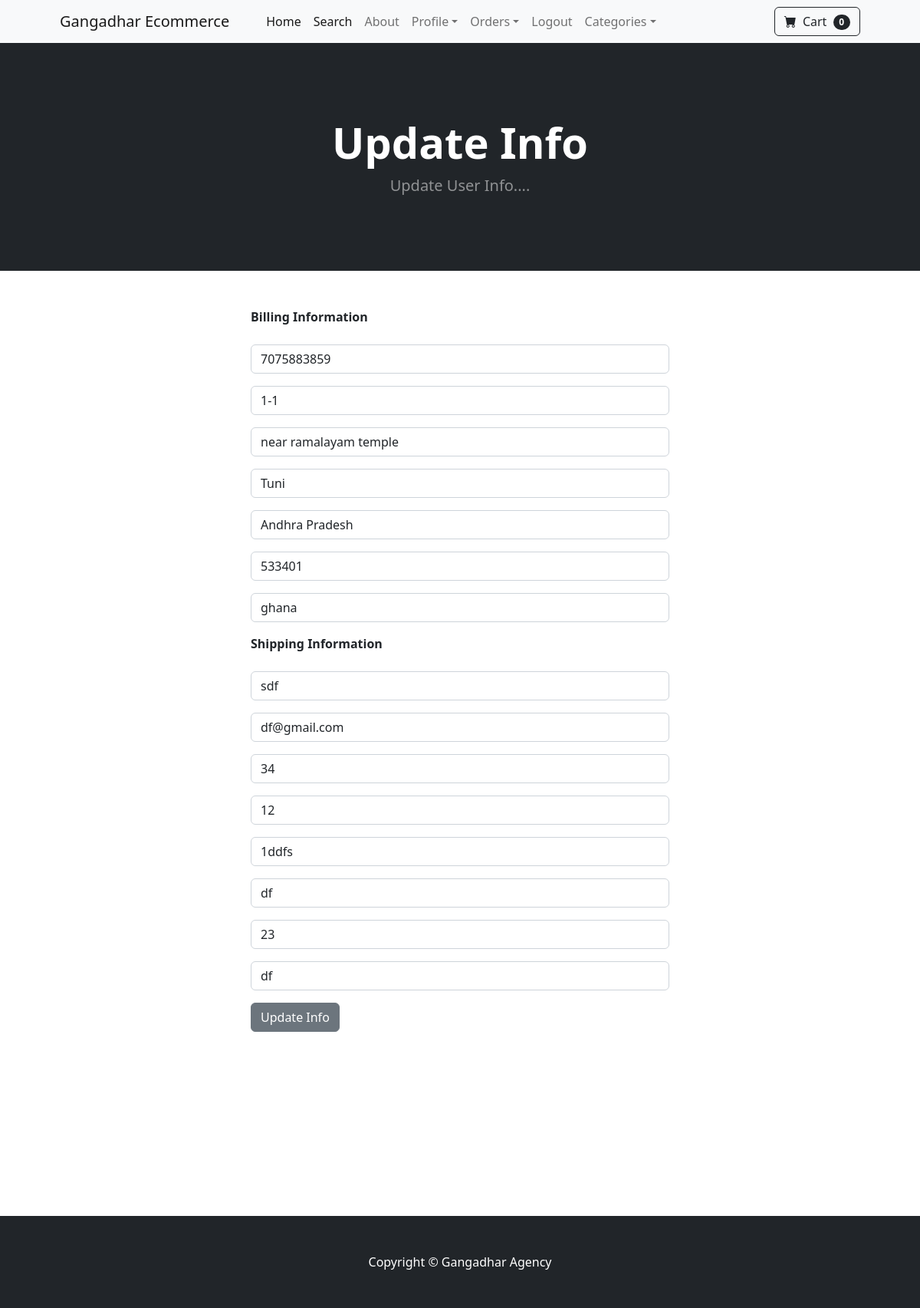
/update_info/ (signed in), run on the app's committed database.
### store/models.py (models this page shows, shortened)
class Profile(models.Model):
    user=models.OneToOneField(User,on_delete=models.CASCADE)
    date_modified=models.DateTimeField(User,auto_now=True)
    phone=models.CharField(max_length=20,blank=True)
    address1=models.CharField(max_length=200,blank=True)
    address2=models.CharField(max_length=200,blank=True)
    city=models.CharField(max_length=200,blank=True)
    state=models.CharField(max_length=200,blank=True)
    zipcode=models.CharField(max_length=200,blank=True)
    country=models.CharField(max_length=200,blank=True)
    old_cart=models.CharField(max_length=200,blank=True,null=True)

### payment/models.py (models this page shows, shortened)
class ShippingAddress(models.Model):
    user=models.ForeignKey(User,on_delete=models.CASCADE,null=True,blank=True)
    shipping_full_name=models.CharField(max_length=255)
    shipping_email=models.CharField(max_length=255)
    shipping_address1=models.CharField(max_length=255)
    shipping_address2=models.CharField(max_length=255)
    shipping_city=models.CharField(max_length=255)
    shipping_state=models.CharField(max_length=255,null=True,blank=True)
    shipping_zipcode=models.CharField(max_length=255,null=True,blank=True)
    shipping_country=models.CharField(max_length=255)
    class Meta:
        verbose_name_plural="Shipping Address"

### store/views.py (the view)
# urls.py: path('update_info/',views.update_info,name='update_info'),
def update_info(request):
    if request.user.is_authenticated:
        current_user = Profile.objects.get(user__id=request.user.id)
        shipping_user = ShippingAddress.objects.filter(user=request.user).first()  # Use filter().first()
        if shipping_user is None:
            shipping_user = ShippingAddress(user=request.user)  # Create a new instance
        form = UserInfoForm(request.POST or None, instance=current_user)
        shipping_form = ShippingForm(request.POST or None, instance=shipping_user)
        if form.is_valid() or shipping_form.is_valid():  # Validate both forms
            form.save()
            shipping_form.save()  # Don't forget to save shipping form
            messages.success(request, "User Info Has Been Updated")
            return redirect('home')
        return render(request, "update_info.html", {'form': form, 'shipping_form': shipping_form})
    else:
        messages.error(request, "You must be logged in to update")
        return redirect('home')

### cart/cart.py (called while the page is built)
    def __len__(self):
        return len(self.cart)

### cart/context_processors.py (called while the page is built)
def cart(request):
    return {'cart':Cart(request)}

### store/templates/update_info.html (shortened to what this page needs)
{% extends 'base.html' %}
{% block content %}
<header class="bg-dark py-5">
    <div class="container px-4 px-lg-5 my-5">
        <div class="text-center text-white">
            <h1 class="display-4 fw-bolder">Update Info</h1>
            <p class="lead fw-normal text-white-50 mb-0">Update User Info....</p>
        </div>
    </div>
</header>
<div class="container">
   <div class="row">
          <div class="col-md-6 offset-md-3">
      <br/><br/>
    <strong>Billing Information</strong>
      <br/><br/>
      <form method="POST" action="{% url 'update_info' %}">
        {{ form.as_p}}
        <strong>Shipping Information</strong>
        <br/><br/>
        {{shipping_form.as_p}}
        <button type="submit" class="btn btn-secondary" >
            Update Info
        </button>
      </form>
      <br/><br/>
      <br/><br/>
      <br/><br/>
      <br/><br/>
      <br/><br/>
          </div>
   </div>
</div>
{% endblock %}

### data on the page
Profile: phone "7075883859", address1 "1-1", address2 "near ramalayam temple", city "Tuni", state "Andhra Pradesh", zipcode "533401", country "ghana"
ShippingAddress: shipping_full_name "sdf", shipping_email "df@gmail.com", shipping_address1 "34", shipping_address2 "12", shipping_city "1ddfs", shipping_state "df", shipping_zipcode "23", shipping_country "df"

### other printed values
{{ cart|length }} "0"
